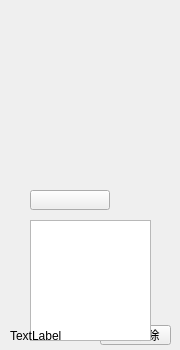
<?xml version="1.0" encoding="UTF-8"?>
<ui version="4.0">
 <class>Widget</class>
 <widget class="QWidget" name="Widget">
  <property name="geometry">
   <rect>
    <x>0</x>
    <y>0</y>
    <width>180</width>
    <height>350</height>
   </rect>
  </property>
  <property name="windowTitle">
   <string>Widget</string>
  </property>
  <widget class="QPushButton" name="transButton">
   <property name="geometry">
    <rect>
     <x>110</x>
     <y>30</y>
     <width>41</width>
     <height>41</height>
    </rect>
   </property>
   <property name="cursor">
    <cursorShape>PointingHandCursor</cursorShape>
   </property>
   <property name="text">
    <string/>
   </property>
   <property name="icon">
    <iconset>
     <normaloff>D:/project/qtproject/build-Mysoftware-Desktop_Qt_5_9_0_MSVC2013_64bit-Debug/debug/fanyi.jpg</normaloff>D:/project/qtproject/build-Mysoftware-Desktop_Qt_5_9_0_MSVC2013_64bit-Debug/debug/fanyi.jpg</iconset>
   </property>
   <property name="iconSize">
    <size>
     <width>35</width>
     <height>35</height>
    </size>
   </property>
   <property name="autoDefault">
    <bool>false</bool>
   </property>
   <property name="default">
    <bool>false</bool>
   </property>
   <property name="flat">
    <bool>true</bool>
   </property>
  </widget>
  <widget class="QPushButton" name="memButton">
   <property name="geometry">
    <rect>
     <x>30</x>
     <y>30</y>
     <width>41</width>
     <height>41</height>
    </rect>
   </property>
   <property name="cursor">
    <cursorShape>PointingHandCursor</cursorShape>
   </property>
   <property name="text">
    <string/>
   </property>
   <property name="icon">
    <iconset>
     <normaloff>D:/project/qtproject/build-Mysoftware-Desktop_Qt_5_9_0_MSVC2013_64bit-Debug/debug/mem.jpg</normaloff>D:/project/qtproject/build-Mysoftware-Desktop_Qt_5_9_0_MSVC2013_64bit-Debug/debug/mem.jpg</iconset>
   </property>
   <property name="iconSize">
    <size>
     <width>35</width>
     <height>35</height>
    </size>
   </property>
   <property name="flat">
    <bool>true</bool>
   </property>
  </widget>
  <widget class="QLabel" name="mem_output">
   <property name="geometry">
    <rect>
     <x>60</x>
     <y>280</y>
     <width>54</width>
     <height>12</height>
    </rect>
   </property>
   <property name="text">
    <string/>
   </property>
  </widget>
  <widget class="QPushButton" name="calc">
   <property name="geometry">
    <rect>
     <x>30</x>
     <y>100</y>
     <width>41</width>
     <height>41</height>
    </rect>
   </property>
   <property name="cursor">
    <cursorShape>PointingHandCursor</cursorShape>
   </property>
   <property name="text">
    <string/>
   </property>
   <property name="icon">
    <iconset>
     <normaloff>D:/project/qtproject/build-Mysoftware-Desktop_Qt_5_9_0_MSVC2013_64bit-Debug/debug/calc.ico</normaloff>D:/project/qtproject/build-Mysoftware-Desktop_Qt_5_9_0_MSVC2013_64bit-Debug/debug/calc.ico</iconset>
   </property>
   <property name="iconSize">
    <size>
     <width>35</width>
     <height>35</height>
    </size>
   </property>
   <property name="flat">
    <bool>true</bool>
   </property>
  </widget>
  <widget class="QPushButton" name="plantask">
   <property name="geometry">
    <rect>
     <x>110</x>
     <y>100</y>
     <width>41</width>
     <height>41</height>
    </rect>
   </property>
   <property name="cursor">
    <cursorShape>PointingHandCursor</cursorShape>
   </property>
   <property name="text">
    <string/>
   </property>
   <property name="icon">
    <iconset>
     <normaloff>D:/project/qtproject/build-Mysoftware-Desktop_Qt_5_9_0_MSVC2013_64bit-Debug/debug/plan.ico</normaloff>D:/project/qtproject/build-Mysoftware-Desktop_Qt_5_9_0_MSVC2013_64bit-Debug/debug/plan.ico</iconset>
   </property>
   <property name="iconSize">
    <size>
     <width>35</width>
     <height>35</height>
    </size>
   </property>
   <property name="flat">
    <bool>true</bool>
   </property>
  </widget>
  <widget class="QListWidget" name="listWidget">
   <property name="geometry">
    <rect>
     <x>30</x>
     <y>220</y>
     <width>121</width>
     <height>121</height>
    </rect>
   </property>
  </widget>
  <widget class="QLabel" name="recycle_clear_show">
   <property name="geometry">
    <rect>
     <x>10</x>
     <y>330</y>
     <width>54</width>
     <height>12</height>
    </rect>
   </property>
   <property name="text">
    <string>TextLabel</string>
   </property>
  </widget>
  <widget class="QPushButton" name="pushButton">
   <property name="enabled">
    <bool>true</bool>
   </property>
   <property name="geometry">
    <rect>
     <x>100</x>
     <y>325</y>
     <width>71</width>
     <height>20</height>
    </rect>
   </property>
   <property name="text">
    <string>停止删除</string>
   </property>
  </widget>
  <widget class="QPushButton" name="call_wechat">
   <property name="geometry">
    <rect>
     <x>30</x>
     <y>190</y>
     <width>80</width>
     <height>20</height>
    </rect>
   </property>
   <property name="text">
    <string/>
   </property>
  </widget>
  <zorder>pushButton</zorder>
  <zorder>transButton</zorder>
  <zorder>memButton</zorder>
  <zorder>mem_output</zorder>
  <zorder>calc</zorder>
  <zorder>plantask</zorder>
  <zorder>listWidget</zorder>
  <zorder>recycle_clear_show</zorder>
  <zorder>call_wechat</zorder>
 </widget>
 <layoutdefault spacing="6" margin="11"/>
 <resources/>
 <connections/>
</ui>
